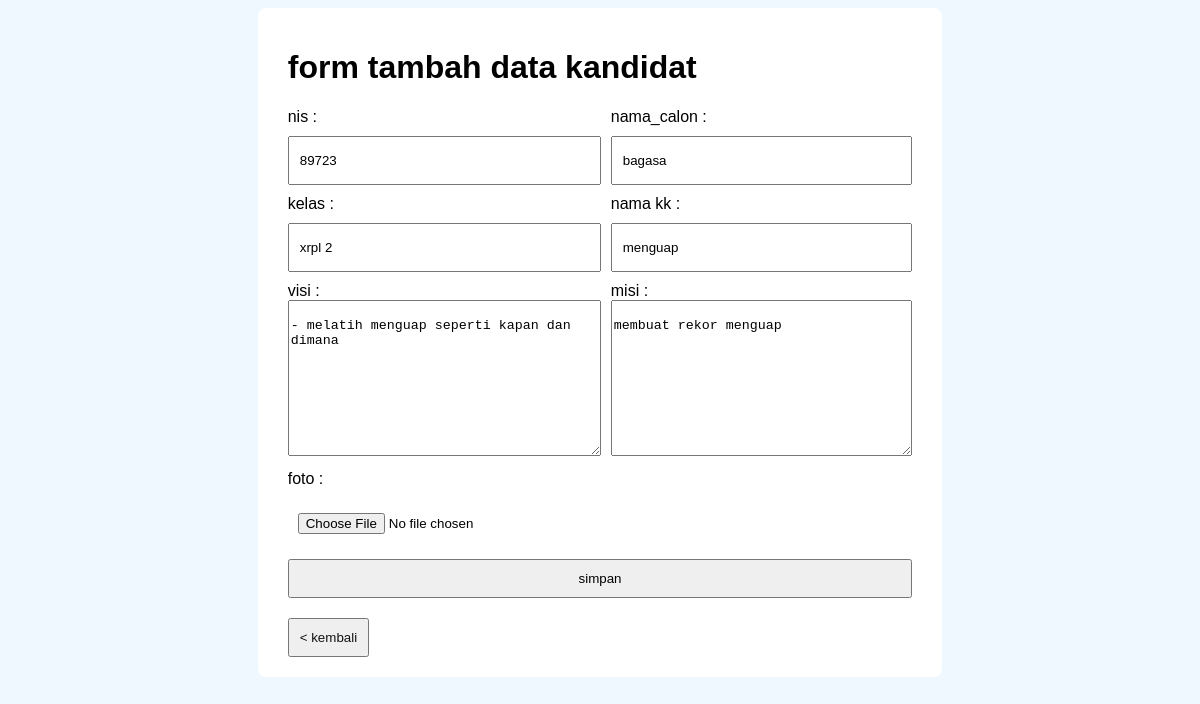
/kandidat/form-daftar-kandidat.php?id_kandidat=17, run on the app's committed database.
### tables this page shows
CREATE TABLE `kandidat` (
  `id_kandidat` int(11) NOT NULL,
  `nis` int(11) NOT NULL,
  `nama_calon` varchar(50) NOT NULL,
  `kelas` varchar(10) NOT NULL,
  `foto` varchar(150) NOT NULL,
  `visi` text NOT NULL,
  `misi` text NOT NULL,
  `id_kk` int(11) NOT NULL,
  `jumlah_suara` bigint(20) NOT NULL,
  `user_id` int(11) NOT NULL
);

CREATE TABLE `konsentrasi_keahlian` (
  `id_kk` int(11) NOT NULL,
  `nama_kk` varchar(50) NOT NULL
);

### controlRequest.php (called while the page is built, shortened)
<?php
require_once "Users.php";
require_once "Kandidat.php";
$database = new Database();
$db = $database->openConnection();
$kandidat = new Kandidat($db);
if(isset($_GET['id_kandidat'])) {
    $kandidat->id_kandidat =  $_GET['id_kandidat'];
    $kandidat->findKandidat();
}
?>

### Kandidat.php (called while the page is built, shortened)
<?php
require_once 'Users.php';
class Kandidat extends Users {
    public $id_kandidat;
        public function findKandidat() {
            $query = "SELECT kandidat.*,  konsentrasi_keahlian.* FROM kandidat JOIN konsentrasi_keahlian ON kandidat.id_kk = konsentrasi_keahlian.id_kk JOIN users ON kandidat.user_id = users.user_id WHERE id_kandidat = " . $this->id_kandidat;
            $result = $this->conn->query($query);
            $row = mysqli_fetch_assoc($result);
            $this->id_kandidat  = $row['id_kandidat'];
            $this->nama_calon    = $row['nama_calon'];
            $this->nis =  $row['nis'];
            $this->kelas   = $row['kelas'];
            $this->visi = $row['visi'];
            $this->misi = $row['misi'];
            $this->nama_kk  = $row['nama_kk'];
        }
}

### Users.php (called while the page is built, shortened)
<?php
  class Users  {
    public function __construct($db) {
        $this->conn = $db;
    }
  }

### kandidat/form-daftar-kandidat.php (the view)
<?php
    include_once "../layout/header.php";
?>
      <div class="container">
        <div class="card">
            <div class="form-lg">
                <form action="" method="post" class="" enctype="multipart/form-data">
                <h1>form tambah data kandidat</h1>
                <div class="grid ">
                    <div class="">
                        <label for="nis">nis :</label>
                        <input  value="<?= isset($_GET['id_kandidat']) ? $kandidat->nis : ''; ?>" type="text" name="nis" required >
                    </div>
                    <div class="">
                        <label for="nama_calon">nama_calon :</label>
                        <input  value="<?= isset($_GET['id_kandidat']) ? $kandidat->nama_calon : ''; ?>" type="text" name="nama_calon" id="nama_calon" required>
                    </div>
                    <div class="">
                        <label for="kelas">kelas :</label>
                        <input  value="<?= isset($_GET['id_kandidat']) ? $kandidat->kelas : ''; ?>" type="text" name="kelas" id="kelas" required>
                    </div>
                    <div class="">
                        <label for="nama_kk">nama kk :</label>
                        <input  value="<?= isset($_GET['id_kandidat']) ? $kandidat->nama_kk : ''; ?>" type="text" name="nama_kk" id="nama_kk" required>
                    </div>
                    <div class="">
                    <label for="visi">visi :</label>
                    <br>
                    <textarea name="visi" id="visi" cols="30" rows="10" style="width: 100%;">
                    <?= isset($_GET['id_kandidat']) ? $kandidat->visi : ''; ?>
                    </textarea>
                    </div>
                    <div class="">
                    <label for="misi">misi :</label>
                    <br>
                    <textarea name="misi" id="misi" cols="30" rows="10" style="width: 100%;">
                    <?= isset($_GET['id_kandidat']) ? $kandidat->misi : ''; ?>
                    </textarea>
                    </div>
                    <div class="">
                    <label for="foto">foto :</label>
                    <input type="file" name="foto" id="foto">
                    </div>
                </div>
                    <button class="btn" type="submit" name="daftar-kandidat">simpan</button>
                </form>
                <button class="tbn-float-left"><a href="index.php" > < kembali</a></button>
            </div>
        </div>
    </div>
<?php
    include_once "../layout/footer.php";
?>

### assets/css/style.css (style rules this page uses)
* { box-sizing: border-box; }
body { background-color: aliceblue; font-family: 'Gill Sans', 'Gill Sans MT', Calibri, 'Trebuchet MS', sans-serif; }
.container { max-width: 80%; margin: auto; }
.card { background-color: white; border-radius: 8px; padding: 20px 30px ; max-width: max-content; margin: auto; }
input,select { padding: 15px 10px; margin-top: 10px; width: 100%; }
.btn { margin-top: 10px; width: 100%; padding:10px 15px; }
button { padding: 10px; margin-bottom: 10px; }
.tbn-float-left { margin: auto; margin-top: 10px; }
a { text-decoration: none; color: rgb(18, 18, 18); }
.form-lg { max-width: 1000px; }
.grid { display: grid; gap: 10px; grid-template-columns: auto auto; }

### data on the page
kandidat: nis "89723", nama_calon "bagasa", kelas "xrpl 2", nama_kk "menguap", visi "- melatih menguap seperti kapan dan dimana", misi "membuat rekor menguap"
